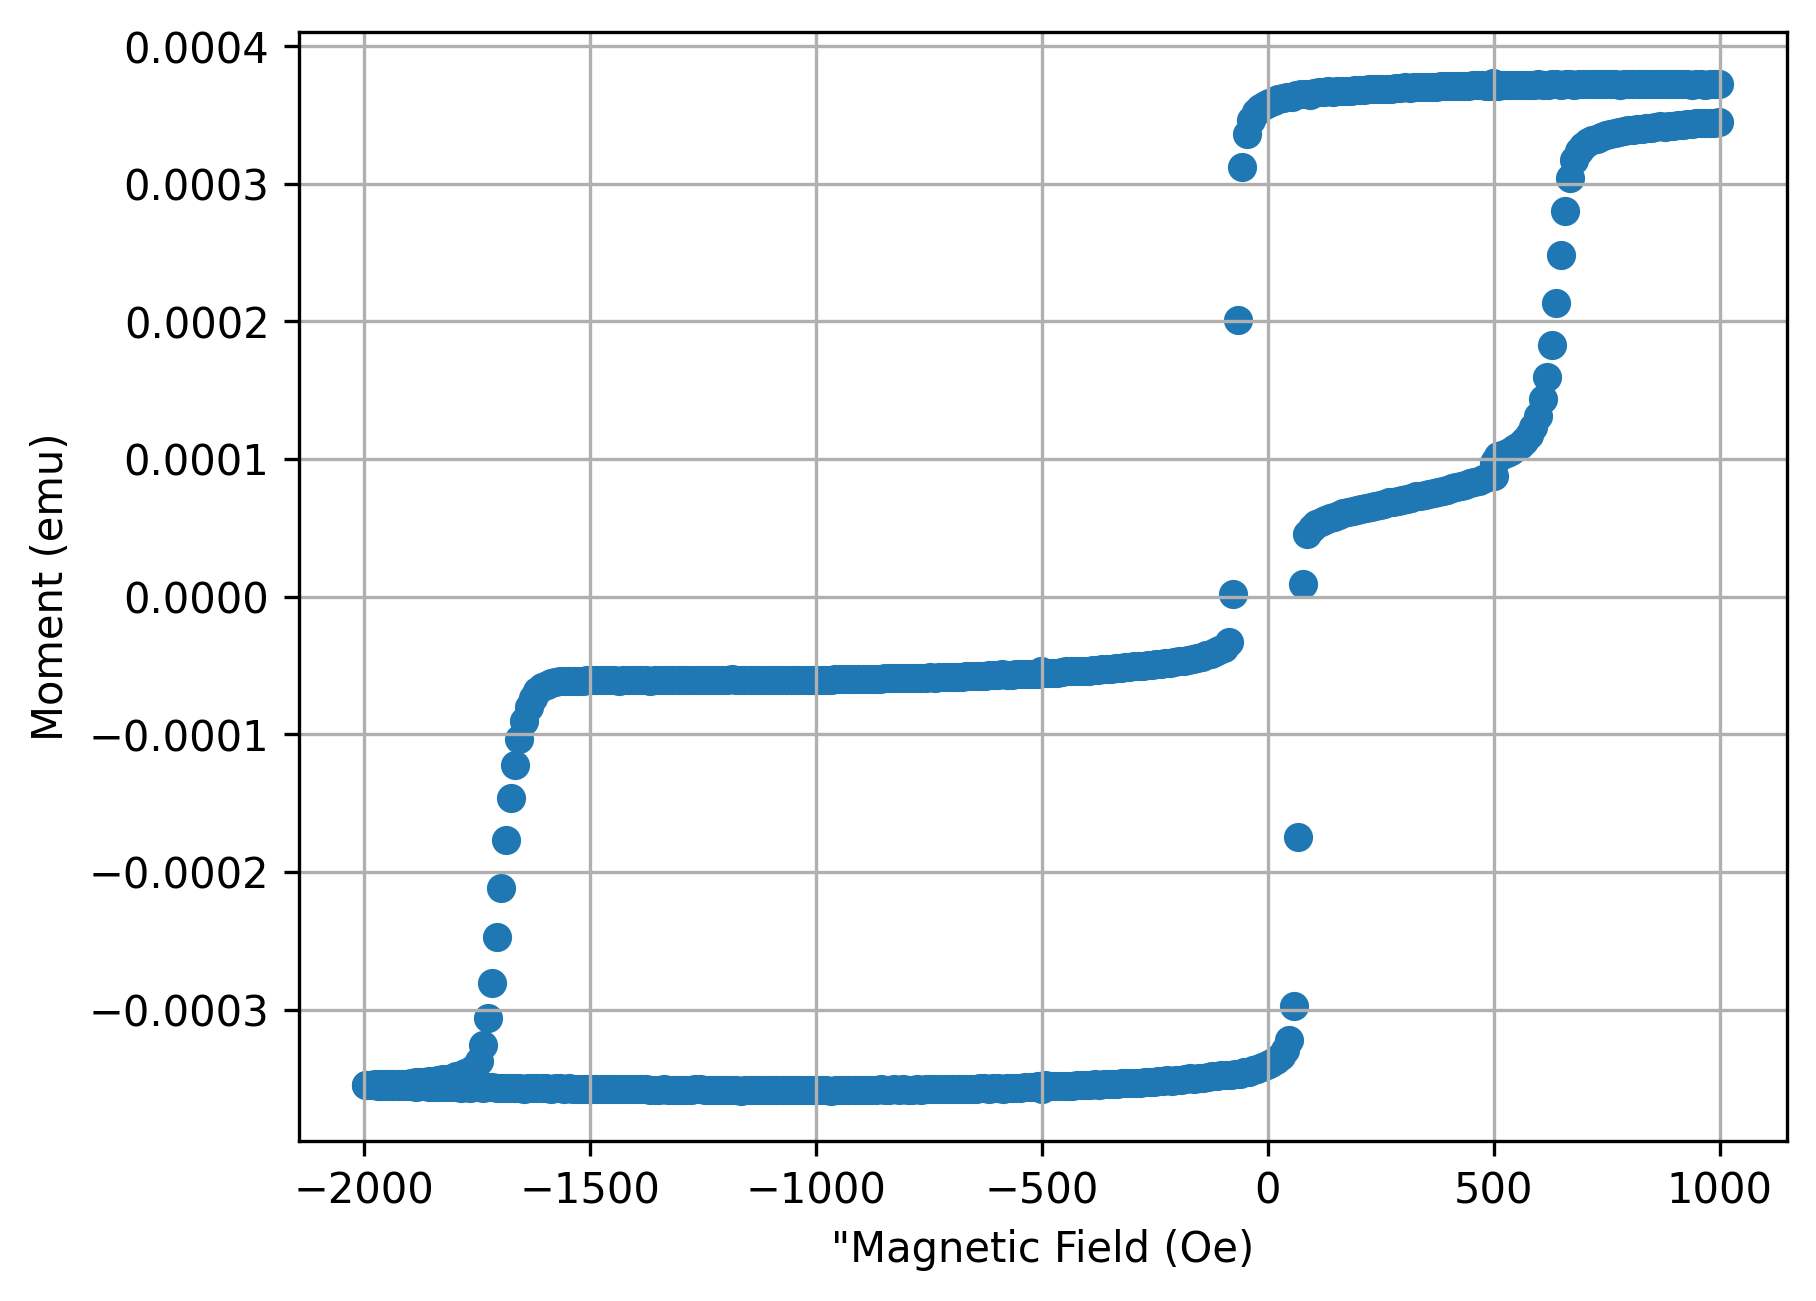

Write Python code to recreate this figure.
import matplotlib.pyplot as plt
import numpy as np
import pandas as pd

data_path = "10K_hysteresis.csv"
output_path = "10K_hysteresis.png"

def read_csv_to_json(csv_file_path):
    df = pd.read_csv(csv_file_path, keep_default_na=False)      # keep_default_na = True: return NaN if empty; keep_default_na = False: return '' if empty
    return df.to_dict(orient='records')


data = read_csv_to_json(data_path)

data_low_temp = data[3732:10694]
data_low_temp = [d for d in data_low_temp if d["Magnetic Field (Oe)"] > -2000 and d["Magnetic Field (Oe)"] < 1000]

print(len(data_low_temp))

H = np.array([d["Magnetic Field (Oe)"] for d in data_low_temp])
M = np.array([d["Moment (emu)"] for d in data_low_temp])

plt.scatter(H, M)
plt.xlabel('"Magnetic Field (Oe)')
plt.ylabel('Moment (emu)')
plt.grid()
plt.savefig(output_path, dpi=300, transparent=False, bbox_inches='tight')
plt.show()
